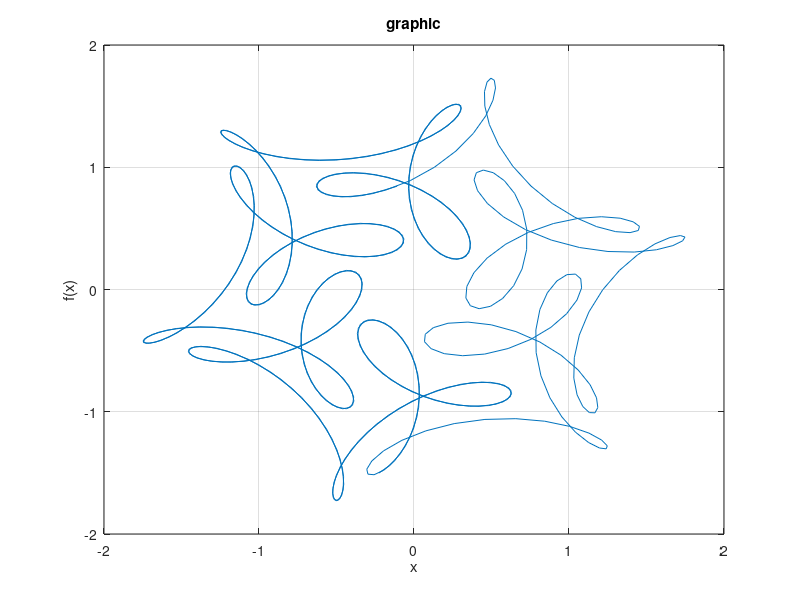

Write the MATLAB code that produced this figure.
t=linspace(-5,5,500);
a=1/2;
b=1/3;
m=7;
n=17;
x=cos(t)+cos(m.*t).*a+sin(t.*n).*b;
y=sin(t)+sin(m.*t).*a+cos(t.*n).*b;
plot(x,y)
grid on;
xlabel('x');
ylabel('f(x)');
title('graphic');
